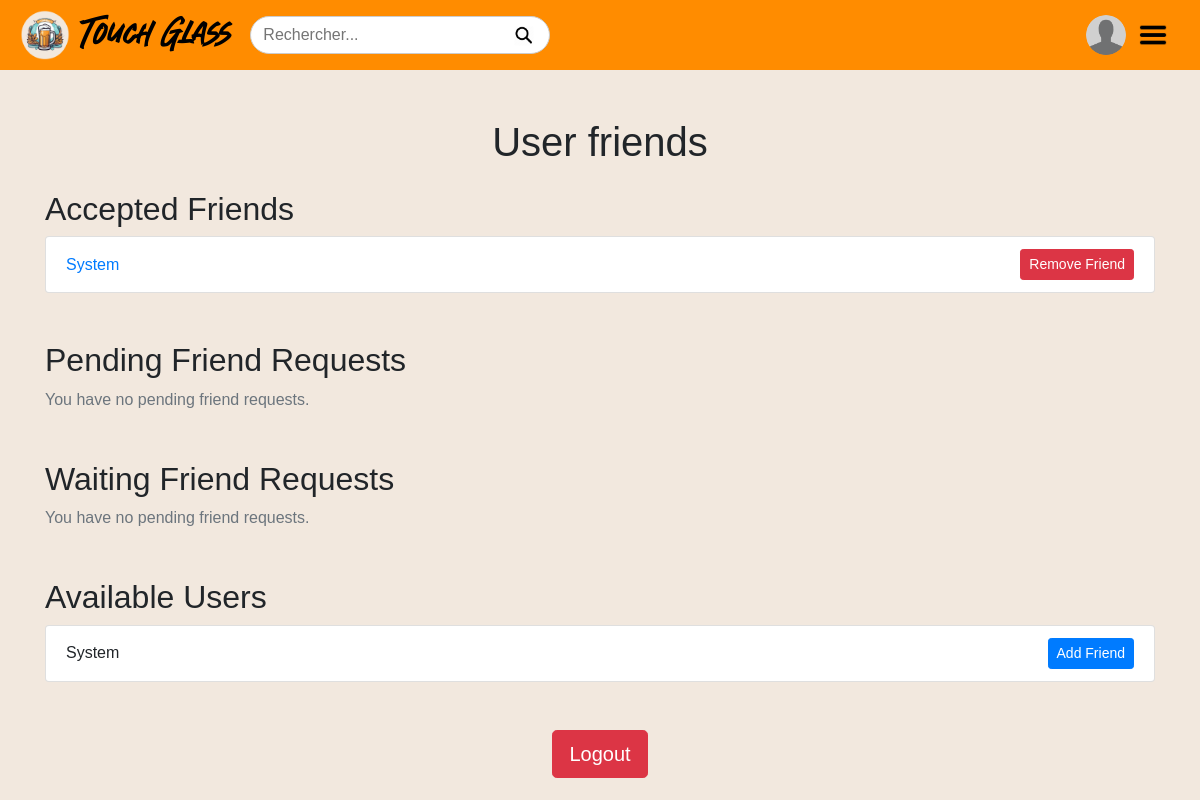
/friends (signed in), run on an earlier commit of the app's database.
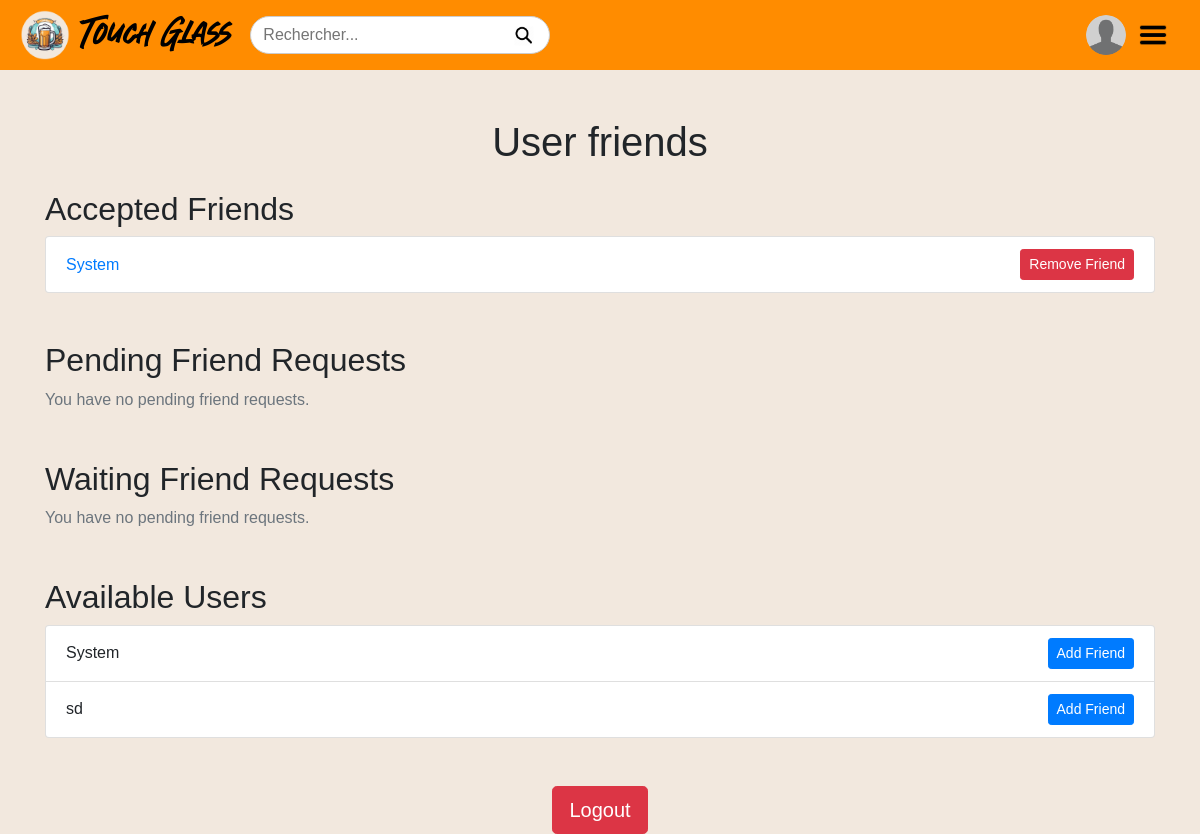
And on a later commit of the database.
### app/models/user.py (models this page shows, shortened)
class User(db.Model):
    __tablename__ = "users"
    user_id = db.Column(db.Integer, primary_key=True)
    user_name = db.Column(db.String(100), nullable=False)
    name = db.Column(db.String(100), nullable=False)
    surname = db.Column(db.String(100), nullable=False)
    ddn = db.Column(db.DateTime, nullable=False)
    email = db.Column(db.String(120), unique=True, nullable=False)
    sex = db.Column(db.String(10), nullable=False)
    password = db.Column(db.String(128), nullable=False)
    is_admin = db.Column(db.Boolean, default=False)  # Added is_admin attribute
    created_at = db.Column(db.DateTime, default=func.now())
    updated_at = db.Column(db.DateTime, default=func.now(), onupdate=func.now())
    preferences = db.relationship(
        "Preferences", backref="user", lazy=True
    )  # Establishing a many-to-many relationship with the friendship association table
    friends = relationship(
        "User",
        secondary=friendship_association,  # The association table we created
        primaryjoin=user_id
        == friendship_association.c.user_id,  # Link where the user's `user_id` matches
        secondaryjoin=user_id
        == friendship_association.c.friend_id,  # Link where the friend's `user_id` matches
        backref="friend_of",  # Allows reverse lookup (who has the user as a friend)
        lazy="dynamic",  # Allows us to add a filter later
    )

### app/views.py (the view)
@register_views.route("/friends")
def friends():
    if "user_id" not in session:
        flash("You need to log in first.")
        return redirect(url_for("login"))
    current_user = User.query.get(session["user_id"])
    users = User.query.filter(User.user_id != current_user.user_id).all()
    friend_requests = (
        db.session.query(User)
        .join(friendship_association, friendship_association.c.user_id == User.user_id)
        .filter(
            friendship_association.c.friend_id == current_user.user_id,
            friendship_association.c.status == "requested",
        )
        .all()
    )
    waiting_requests = (
        db.session.query(User)
        .join(
            friendship_association, friendship_association.c.friend_id == User.user_id
        )
        .filter(
            friendship_association.c.user_id == current_user.user_id,
            friendship_association.c.status == "requested",
        )
        .all()
    )
    accepted_friends = (
        db.session.query(User)
        .join(
            friendship_association, friendship_association.c.friend_id == User.user_id
        )
        .filter(
            friendship_association.c.user_id == current_user.user_id,
            friendship_association.c.status == "accepted",
        )
        .all()
    )
    return render_template(
        "friends.html",
        current_user=current_user,
        users=users,
        friend_requests=friend_requests,
        waiting_requests=waiting_requests,
        accepted_friends=accepted_friends,  # Pass the accepted friends to the template
    )

### app/templates/friends.html (shortened to what this page needs)
<!doctype html>
<html lang="en">
  <head>
    <link
      rel="stylesheet"
      href="https://maxcdn.bootstrapcdn.com/bootstrap/4.5.2/css/bootstrap.min.css"
    />
  </head>
  <body>
    {% include "header.html" %}
    <div class="container mt-5">
      <h1 class="text-center mb-4">User friends</h1>
      <section class="mb-5">
        <h2>Accepted Friends</h2>
        {% if accepted_friends %}
        <ul class="list-group">
          {% for friend in accepted_friends %}
          <li
            class="list-group-item d-flex justify-content-between align-items-center"
          >
            <a href="{{ url_for('views.account', user_name=friend.user_name) }}"
              >{{ friend.name }}</a
            >
            <a
              href="{{ url_for('views.remove_friend', friend_id=friend.user_id) }}"
              class="btn btn-danger btn-sm"
              >Remove Friend</a
            >
          </li>
          {% endfor %}
        </ul>
        {% else %}
        <p class="text-muted">You have no accepted friends.</p>
        {% endif %}
      </section>
      <section class="mb-5">
        <h2>Pending Friend Requests</h2>
        {% if friend_requests %}
        <ul class="list-group">
          {% for user in friend_requests %}
          <li
            class="list-group-item d-flex justify-content-between align-items-center"
          >
            {{ user.name }}
            <div>
              <a
                href="{{ url_for('views.accept_friend', friend_id=user.user_id) }}"
                class="btn btn-success btn-sm mr-2"
                title="Accept friend request from {{ user.name }}"
              >
                Accept
              </a>
              <a
                href="{{ url_for('views.reject_friend', friend_id=user.user_id) }}"
                class="btn btn-danger btn-sm"
                title="Reject friend request from {{ user.name }}"
              >
                Reject
              </a>
            </div>
          </li>
          {% endfor %}
        </ul>
        {% else %}
        <p class="text-muted">You have no pending friend requests.</p>
        {% endif %}
      </section>
      <section class="mb-5">
        <h2>Waiting Friend Requests</h2>
        {% if waiting_requests %}
        <ul class="list-group">
          {% for user in waiting_requests %}
          <li
            class="list-group-item d-flex justify-content-between align-items-center"
          >
            {{ user.name }}
          </li>
          {% endfor %}
        </ul>
        {% else %}
        <p class="text-muted">You have no pending friend requests.</p>
        {% endif %}
      </section>
      <section class="mb-5">
        <h2>Available Users</h2>
        {% if users %}
        <ul class="list-group">
          {% for user in users %}
          <li
            class="list-group-item d-flex justify-content-between align-items-center"
          >
            {{ user.name }}
            <a
              href="{{ url_for('views.add_friend', friend_id=user.user_id) }}"
              class="btn btn-primary btn-sm"
              title="Send friend request to {{ user.name }}"
            >
              Add Friend
            </a>
          </li>
          {% endfor %}
        </ul>
        {% else %}
        <p class="text-muted">No available users found.</p>
        {% endif %}
      </section>
      <div class="text-center">
        <a href="{{ url_for('views.logout') }}" class="btn btn-danger btn-lg"
          >Logout</a
        >
      </div>
    </div>
  </body>
</html>

What changed in the data, as far as the page shows it:
added User: name "sd", shown under "Available Users"
